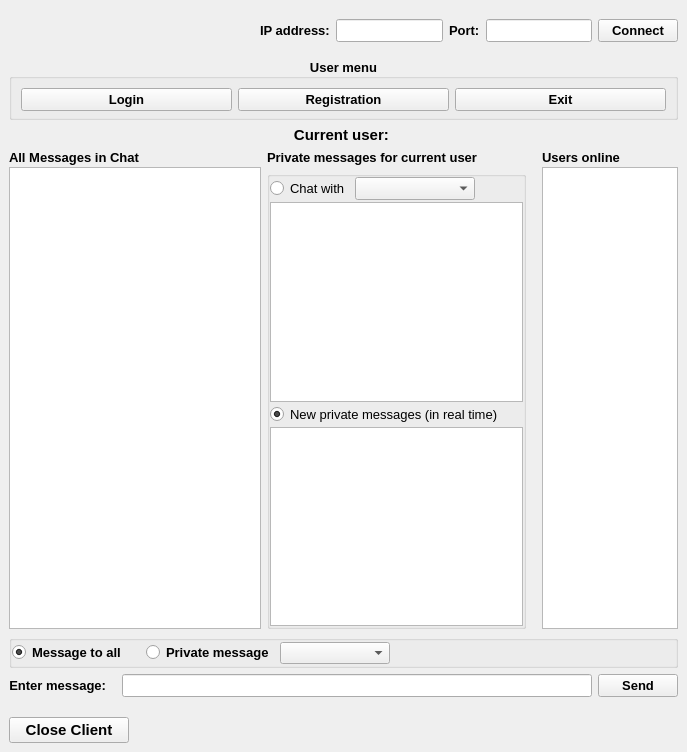
<?xml version="1.0" encoding="UTF-8"?>
<ui version="4.0">
 <class>MainWindowClient</class>
 <widget class="QMainWindow" name="MainWindowClient">
  <property name="geometry">
   <rect>
    <x>0</x>
    <y>0</y>
    <width>687</width>
    <height>752</height>
   </rect>
  </property>
  <property name="minimumSize">
   <size>
    <width>0</width>
    <height>0</height>
   </size>
  </property>
  <property name="maximumSize">
   <size>
    <width>16777215</width>
    <height>16777215</height>
   </size>
  </property>
  <property name="font">
   <font>
    <pointsize>10</pointsize>
    <bold>true</bold>
   </font>
  </property>
  <property name="windowTitle">
   <string>ClientMainWindow</string>
  </property>
  <property name="autoFillBackground">
   <bool>false</bool>
  </property>
  <widget class="QWidget" name="centralwidget">
   <property name="font">
    <font>
     <pointsize>10</pointsize>
     <bold>true</bold>
    </font>
   </property>
   <layout class="QVBoxLayout" name="verticalLayout_5">
    <item>
     <layout class="QHBoxLayout" name="horizontalLayout">
      <property name="topMargin">
       <number>10</number>
      </property>
      <property name="bottomMargin">
       <number>10</number>
      </property>
      <item>
       <spacer name="horizontalSpacer">
        <property name="orientation">
         <enum>Qt::Horizontal</enum>
        </property>
        <property name="sizeHint" stdset="0">
         <size>
          <width>270</width>
          <height>20</height>
         </size>
        </property>
       </spacer>
      </item>
      <item>
       <widget class="QLabel" name="label_6">
        <property name="text">
         <string>IP address:</string>
        </property>
       </widget>
      </item>
      <item>
       <widget class="QLineEdit" name="ipLineEdit">
        <property name="font">
         <font>
          <pointsize>10</pointsize>
          <bold>false</bold>
         </font>
        </property>
       </widget>
      </item>
      <item>
       <widget class="QLabel" name="label">
        <property name="text">
         <string>Port:</string>
        </property>
       </widget>
      </item>
      <item>
       <widget class="QLineEdit" name="portLineEdit">
        <property name="font">
         <font>
          <pointsize>10</pointsize>
          <bold>false</bold>
         </font>
        </property>
       </widget>
      </item>
      <item>
       <widget class="QPushButton" name="connectButton">
        <property name="text">
         <string>Connect</string>
        </property>
       </widget>
      </item>
     </layout>
    </item>
    <item>
     <widget class="QGroupBox" name="userMenuGroupBox">
      <property name="enabled">
       <bool>true</bool>
      </property>
      <property name="title">
       <string>User menu</string>
      </property>
      <property name="alignment">
       <set>Qt::AlignCenter</set>
      </property>
      <property name="flat">
       <bool>false</bool>
      </property>
      <layout class="QHBoxLayout" name="horizontalLayout_6">
       <property name="bottomMargin">
        <number>0</number>
       </property>
       <item>
        <layout class="QHBoxLayout" name="horizontalLayout_5">
         <property name="bottomMargin">
          <number>6</number>
         </property>
         <item>
          <widget class="QPushButton" name="loginButton">
           <property name="text">
            <string>Login</string>
           </property>
          </widget>
         </item>
         <item>
          <widget class="QPushButton" name="registrationButton">
           <property name="text">
            <string>Registration</string>
           </property>
          </widget>
         </item>
         <item>
          <widget class="QPushButton" name="exitUserButton">
           <property name="text">
            <string>Exit</string>
           </property>
          </widget>
         </item>
        </layout>
       </item>
      </layout>
     </widget>
    </item>
    <item>
     <widget class="QLabel" name="currentUserLabel">
      <property name="font">
       <font>
        <pointsize>11</pointsize>
        <bold>true</bold>
       </font>
      </property>
      <property name="text">
       <string>Current user: </string>
      </property>
      <property name="alignment">
       <set>Qt::AlignCenter</set>
      </property>
     </widget>
    </item>
    <item>
     <layout class="QHBoxLayout" name="horizontalLayout_11">
      <item>
       <layout class="QVBoxLayout" name="verticalLayout">
        <property name="spacing">
         <number>2</number>
        </property>
        <item>
         <widget class="QLabel" name="label_2">
          <property name="text">
           <string>All Messages in Chat</string>
          </property>
         </widget>
        </item>
        <item>
         <widget class="QTextEdit" name="allMessagesTextEdit">
          <property name="minimumSize">
           <size>
            <width>250</width>
            <height>0</height>
           </size>
          </property>
          <property name="font">
           <font>
            <pointsize>9</pointsize>
            <bold>true</bold>
           </font>
          </property>
          <property name="readOnly">
           <bool>true</bool>
          </property>
         </widget>
        </item>
       </layout>
      </item>
      <item>
       <layout class="QVBoxLayout" name="verticalLayout_4" stretch="0,0">
        <item>
         <widget class="QLabel" name="label_3">
          <property name="text">
           <string>Private messages for current user</string>
          </property>
         </widget>
        </item>
        <item>
         <widget class="QGroupBox" name="groupBox_2">
          <property name="title">
           <string/>
          </property>
          <property name="alignment">
           <set>Qt::AlignCenter</set>
          </property>
          <layout class="QHBoxLayout" name="horizontalLayout_9">
           <property name="spacing">
            <number>0</number>
           </property>
           <property name="leftMargin">
            <number>0</number>
           </property>
           <property name="topMargin">
            <number>0</number>
           </property>
           <property name="rightMargin">
            <number>0</number>
           </property>
           <property name="bottomMargin">
            <number>0</number>
           </property>
           <item>
            <layout class="QVBoxLayout" name="verticalLayout_2" stretch="0,1,0,1">
             <property name="spacing">
              <number>2</number>
             </property>
             <item>
              <layout class="QHBoxLayout" name="horizontalLayout_2" stretch="0,1,0">
               <property name="spacing">
                <number>5</number>
               </property>
               <item>
                <widget class="QRadioButton" name="privateMessageFromRadioButton">
                 <property name="font">
                  <font>
                   <pointsize>10</pointsize>
                   <bold>false</bold>
                  </font>
                 </property>
                 <property name="text">
                  <string>Chat with</string>
                 </property>
                </widget>
               </item>
               <item>
                <widget class="QComboBox" name="privateUsersComboBox">
                 <property name="maximumSize">
                  <size>
                   <width>120</width>
                   <height>16777215</height>
                  </size>
                 </property>
                 <property name="font">
                  <font>
                   <pointsize>10</pointsize>
                   <bold>false</bold>
                  </font>
                 </property>
                </widget>
               </item>
               <item>
                <spacer name="horizontalSpacer_4">
                 <property name="orientation">
                  <enum>Qt::Horizontal</enum>
                 </property>
                 <property name="sizeHint" stdset="0">
                  <size>
                   <width>40</width>
                   <height>20</height>
                  </size>
                 </property>
                </spacer>
               </item>
              </layout>
             </item>
             <item>
              <widget class="QTextEdit" name="chatWithTextEdit">
               <property name="minimumSize">
                <size>
                 <width>250</width>
                 <height>180</height>
                </size>
               </property>
               <property name="font">
                <font>
                 <pointsize>9</pointsize>
                 <bold>true</bold>
                </font>
               </property>
               <property name="readOnly">
                <bool>true</bool>
               </property>
              </widget>
             </item>
             <item>
              <widget class="QRadioButton" name="allPrivateMessagesRadioButton">
               <property name="font">
                <font>
                 <pointsize>10</pointsize>
                 <bold>false</bold>
                </font>
               </property>
               <property name="text">
                <string>New private messages (in real time)</string>
               </property>
               <property name="checked">
                <bool>true</bool>
               </property>
              </widget>
             </item>
             <item>
              <widget class="QTextEdit" name="privateMessagesTextEdit">
               <property name="minimumSize">
                <size>
                 <width>250</width>
                 <height>180</height>
                </size>
               </property>
               <property name="font">
                <font>
                 <pointsize>9</pointsize>
                 <bold>true</bold>
                </font>
               </property>
               <property name="readOnly">
                <bool>true</bool>
               </property>
              </widget>
             </item>
            </layout>
           </item>
          </layout>
         </widget>
        </item>
       </layout>
      </item>
      <item>
       <layout class="QVBoxLayout" name="verticalLayout_3">
        <property name="spacing">
         <number>2</number>
        </property>
        <property name="leftMargin">
         <number>10</number>
        </property>
        <item>
         <widget class="QLabel" name="label_4">
          <property name="text">
           <string>Users online</string>
          </property>
         </widget>
        </item>
        <item>
         <widget class="QListWidget" name="usersOnlineListWidget">
          <property name="sizePolicy">
           <sizepolicy hsizetype="Expanding" vsizetype="Expanding">
            <horstretch>0</horstretch>
            <verstretch>0</verstretch>
           </sizepolicy>
          </property>
          <property name="minimumSize">
           <size>
            <width>130</width>
            <height>0</height>
           </size>
          </property>
          <property name="maximumSize">
           <size>
            <width>140</width>
            <height>16777215</height>
           </size>
          </property>
          <property name="font">
           <font>
            <pointsize>10</pointsize>
            <bold>true</bold>
           </font>
          </property>
         </widget>
        </item>
       </layout>
      </item>
     </layout>
    </item>
    <item>
     <widget class="QGroupBox" name="groupBox">
      <property name="title">
       <string/>
      </property>
      <property name="alignment">
       <set>Qt::AlignCenter</set>
      </property>
      <layout class="QHBoxLayout" name="horizontalLayout_10">
       <property name="spacing">
        <number>0</number>
       </property>
       <property name="sizeConstraint">
        <enum>QLayout::SetDefaultConstraint</enum>
       </property>
       <property name="leftMargin">
        <number>0</number>
       </property>
       <property name="topMargin">
        <number>0</number>
       </property>
       <property name="rightMargin">
        <number>0</number>
       </property>
       <property name="bottomMargin">
        <number>0</number>
       </property>
       <item>
        <layout class="QHBoxLayout" name="horizontalLayout_8" stretch="0,0,0,1">
         <property name="spacing">
          <number>20</number>
         </property>
         <item>
          <widget class="QRadioButton" name="messageToAllRadioButton">
           <property name="text">
            <string>Message to all</string>
           </property>
           <property name="checked">
            <bool>true</bool>
           </property>
          </widget>
         </item>
         <item>
          <layout class="QHBoxLayout" name="horizontalLayout_3" stretch="0,1">
           <property name="spacing">
            <number>6</number>
           </property>
           <item>
            <widget class="QRadioButton" name="privateMessageRadioButton">
             <property name="text">
              <string>Private message</string>
             </property>
            </widget>
           </item>
           <item>
            <widget class="QComboBox" name="usersComboBox">
             <property name="sizePolicy">
              <sizepolicy hsizetype="MinimumExpanding" vsizetype="Fixed">
               <horstretch>0</horstretch>
               <verstretch>0</verstretch>
              </sizepolicy>
             </property>
             <property name="minimumSize">
              <size>
               <width>110</width>
               <height>0</height>
              </size>
             </property>
             <property name="maximumSize">
              <size>
               <width>120</width>
               <height>16777215</height>
              </size>
             </property>
             <property name="font">
              <font>
               <pointsize>9</pointsize>
               <bold>false</bold>
              </font>
             </property>
             <property name="sizeAdjustPolicy">
              <enum>QComboBox::AdjustToContents</enum>
             </property>
            </widget>
           </item>
          </layout>
         </item>
         <item>
          <widget class="QLabel" name="usersStateLabel">
           <property name="font">
            <font>
             <pointsize>8</pointsize>
             <bold>false</bold>
            </font>
           </property>
           <property name="text">
            <string/>
           </property>
          </widget>
         </item>
         <item>
          <spacer name="horizontalSpacer_3">
           <property name="orientation">
            <enum>Qt::Horizontal</enum>
           </property>
           <property name="sizeType">
            <enum>QSizePolicy::MinimumExpanding</enum>
           </property>
           <property name="sizeHint" stdset="0">
            <size>
             <width>40</width>
             <height>20</height>
            </size>
           </property>
          </spacer>
         </item>
        </layout>
       </item>
      </layout>
     </widget>
    </item>
    <item>
     <layout class="QHBoxLayout" name="horizontalLayout_7">
      <property name="spacing">
       <number>6</number>
      </property>
      <property name="topMargin">
       <number>0</number>
      </property>
      <property name="bottomMargin">
       <number>4</number>
      </property>
      <item>
       <widget class="QLabel" name="messageLabel">
        <property name="text">
         <string>Enter message:</string>
        </property>
        <property name="alignment">
         <set>Qt::AlignRight|Qt::AlignTrailing|Qt::AlignVCenter</set>
        </property>
        <property name="margin">
         <number>0</number>
        </property>
        <property name="indent">
         <number>10</number>
        </property>
       </widget>
      </item>
      <item>
       <widget class="QLineEdit" name="messageLineEdit">
        <property name="font">
         <font>
          <pointsize>10</pointsize>
          <bold>false</bold>
         </font>
        </property>
       </widget>
      </item>
      <item>
       <widget class="QPushButton" name="sendButton">
        <property name="text">
         <string>Send</string>
        </property>
       </widget>
      </item>
     </layout>
    </item>
    <item>
     <layout class="QHBoxLayout" name="horizontalLayout_4">
      <property name="topMargin">
       <number>10</number>
      </property>
      <item>
       <widget class="QPushButton" name="closeButton">
        <property name="sizePolicy">
         <sizepolicy hsizetype="Expanding" vsizetype="Fixed">
          <horstretch>0</horstretch>
          <verstretch>0</verstretch>
         </sizepolicy>
        </property>
        <property name="maximumSize">
         <size>
          <width>120</width>
          <height>16777215</height>
         </size>
        </property>
        <property name="font">
         <font>
          <pointsize>11</pointsize>
          <bold>true</bold>
         </font>
        </property>
        <property name="text">
         <string>Close Client</string>
        </property>
       </widget>
      </item>
      <item>
       <spacer name="horizontalSpacer_2">
        <property name="orientation">
         <enum>Qt::Horizontal</enum>
        </property>
        <property name="sizeType">
         <enum>QSizePolicy::MinimumExpanding</enum>
        </property>
        <property name="sizeHint" stdset="0">
         <size>
          <width>40</width>
          <height>20</height>
         </size>
        </property>
       </spacer>
      </item>
     </layout>
    </item>
   </layout>
  </widget>
 </widget>
 <resources/>
 <connections/>
</ui>
